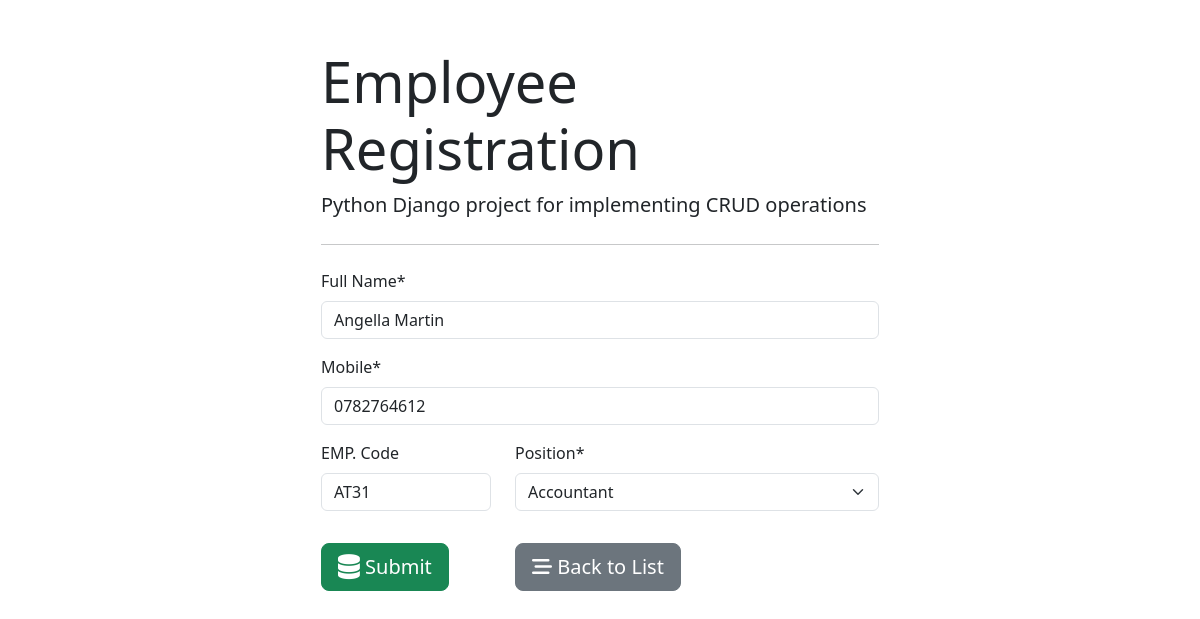
Page /2 on the earlier database version.
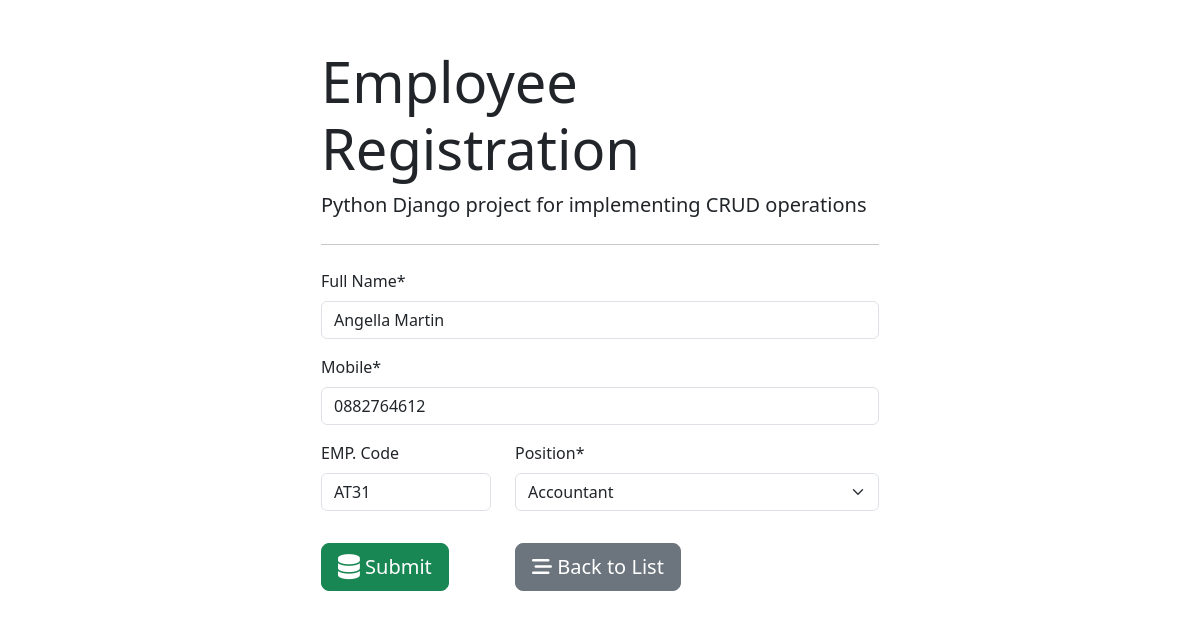
Same page on the later database version.
### employees/models.py (models this page shows)
class Employee(models.Model):
    full_name = models.CharField(max_length=100)
    emp_code  = models.CharField(max_length=60)
    mobile = models.CharField(max_length=15)
    position = models.ForeignKey(Position, on_delete=models.CASCADE)

### employees/views.py (the view, shortened to what this page needs)
# urls.py: path('',views.employee_form, name='form'),
def employee_form(request, id=0):
    if request.method == "GET":
        if id ==0:
            form = EmployeeForm()
        else:
            employee = Employee.objects.get(pk=id)
            form = EmployeeForm(instance=employee)
        return render(request, 'employees/employee_form.html',{'form':form})

### employees/forms.py
class EmployeeForm(forms.ModelForm):
    class Meta:
        model = Employee
        fields = ('full_name', 'mobile', 'emp_code', 'position',)
        labels = {
            'full_name': 'Full Name',
            'emp_code': 'EMP. Code'
        }
    def __init__(self, *args, **kwargs):
        super(EmployeeForm, self).__init__(*args, **kwargs)
        self.fields['position'].empty_label = 'Select Position'
        self.fields['emp_code'].required = False

### employees/models.py (called while the page is built)
    def __str__(self):
        return self.title

### employees/templates/employees/employee_form.html (shortened to what this page needs)
{% extends 'employees/base.html' %}
{% load crispy_forms_tags %}
{% block content %}
<form action="" method="post" autocomplete="autoff">
    {{ form.full_name |as_crispy_field }}
    {{ form.mobile |as_crispy_field }}
    <div class="row">
        <div class="col-md-4">
            {{ form.emp_code |as_crispy_field }}
        </div>
        <div class="col-md-8">
            {{ form.position |as_crispy_field }}
        </div>
    </div>
    <div class="row my-3">
        <div class="col-md-4">
            <button type="submit" class="btn btn-success btn-block  btn-lg">
                <i class="fa-solid fa-database fa-lg"></i>
                Submit
            </button>
        </div>
            <div class="col-md-6">
                <a href="{% url 'list' %}" class="btn btn-secondary btn-block btn-lg">
                    <i class="fas fa-stream"></i>
                    Back to List
                </a>
            </div>
    </div>
</form>
{% endblock content %}

Differences in the rows shown:
changed Employee "Angella Martin": mobile "0782764612" → "0882764612"
